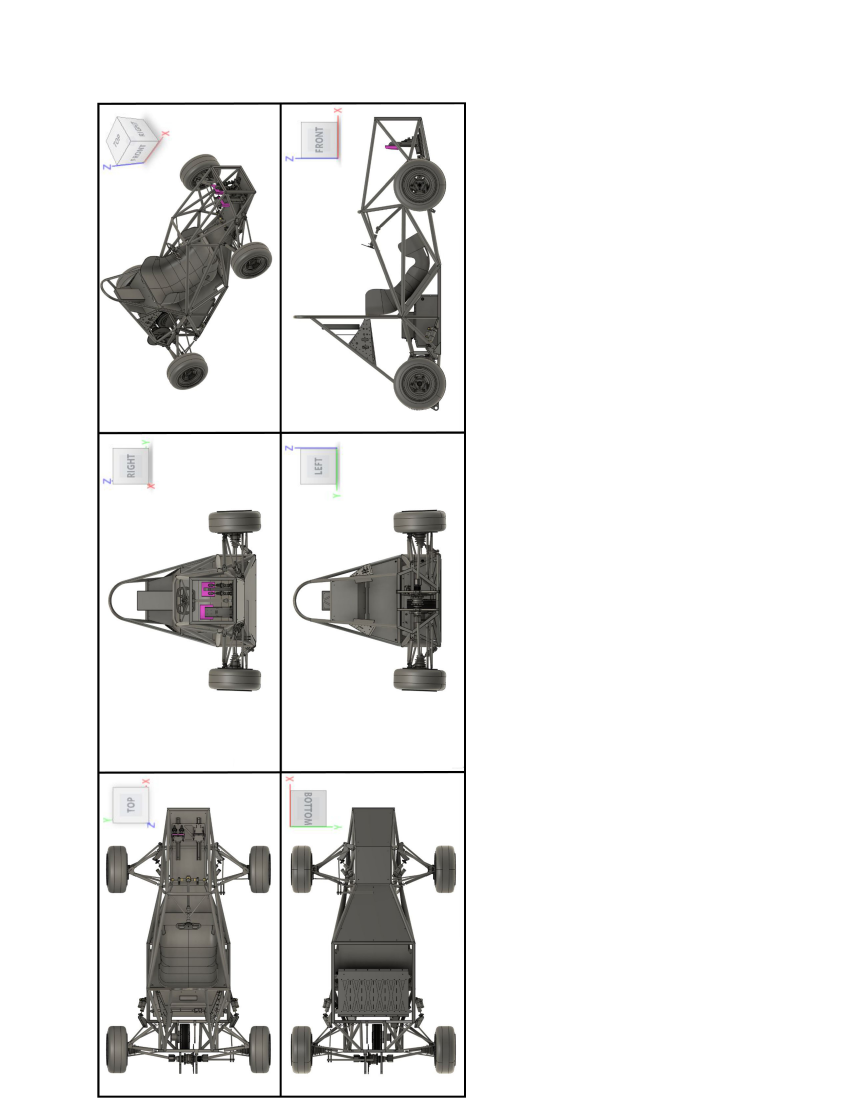
#> input picture scripts/rule_comprehension/definition_questions/def_slide_images/1.jpg, 5100 x 6600 px (shown at 1/6 size); its folder holds only this picture in this run
$ python crop_slide_images.py
#> lines starting #> are read from the running program, lines starting #| are printed output that depends on the picture
from PIL import Image
import os

# This script processes the images so they are finalized for the dataset

def crop_image(image_path, left, top, right, bottom):
    """
    Crop the image from the left, top, right, and bottom.

    Parameters:
    - image_path: Path to the image file.
    - left: Amount to crop from the left.
    - top: Amount to crop from the top.
    - right: Amount to crop from the right.
    - bottom: Amount to crop from the bottom.
    """
#> called with image_path = 'def_slide_images/1.jpg', left = 550, top = 600, right = 2275, bottom = 0

    # Open the image
    with Image.open(image_path) as img:

        # Get the image name
#> img is the input picture: PIL image 5100x6600 RGB; mean R, G, B 234.4, 234.2, 233.7
        image_name = image_path.split('/')[1].split('.')[0]

        # Calculate the new dimensions
        width, height = img.size
#> width = 5100; height = 6600
        new_left = left
        new_top = top
        new_right = width - right
#> new_right = 2825
        new_bottom = height - bottom
#> new_bottom = 6600

        # Perform the crop
        cropped_img = img.crop((new_left, new_top, new_right, new_bottom))
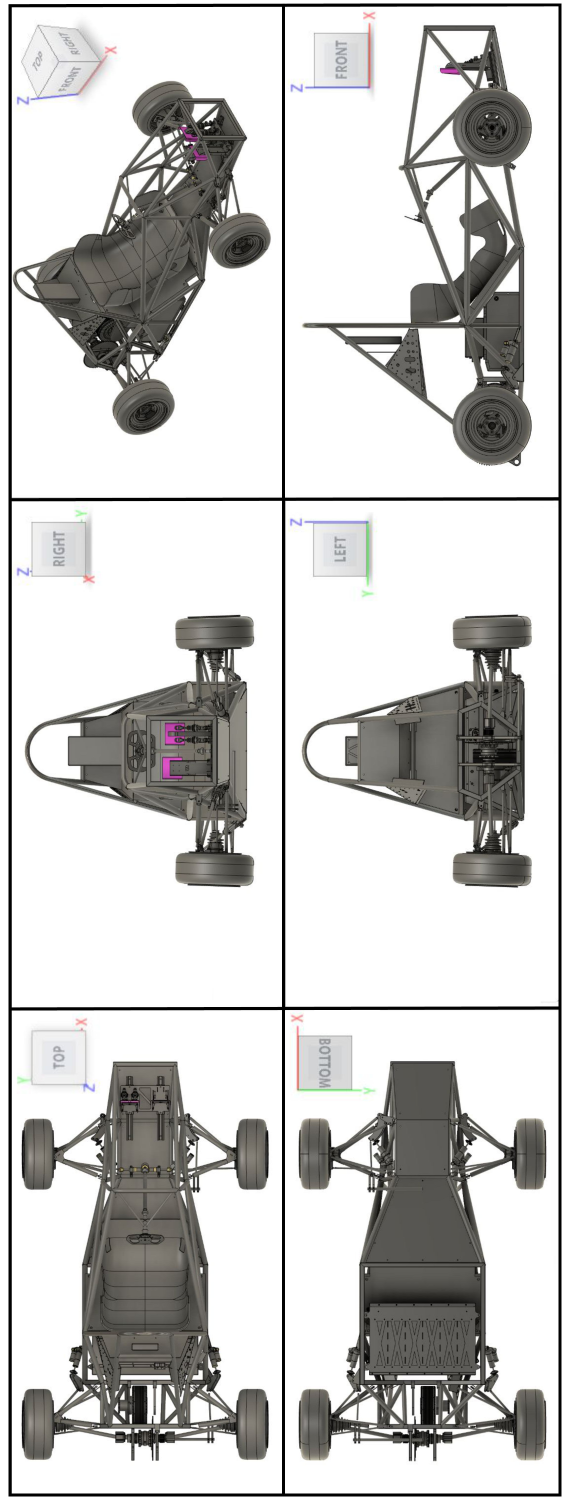
#> cropped_img: PIL image 2275x6000 RGB (shown at 1/4 size); mean R, G, B 204.2, 203.7, 202.4

        # Display the cropped image
        # cropped_img.show()

        # Finally, rotate the image by 90 degrees
        rotated_img = cropped_img.rotate(-90, expand=True)
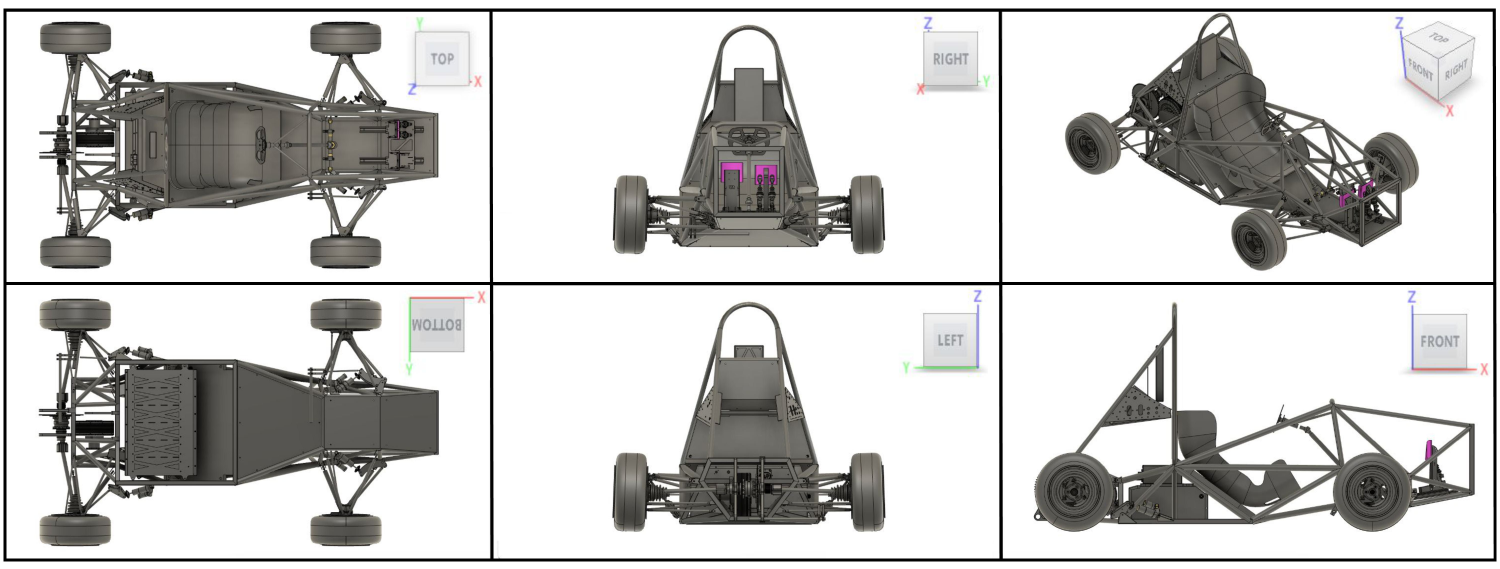
#> rotated_img: PIL image 6000x2275 RGB (shown at 1/4 size); mean R, G, B 204.2, 203.7, 202.4

        # Optionally, save the cropped image
        rotated_img.save('../../../dataset/rule_comprehension/rule_definition_qa/' + image_name + '.jpg')

for im in os.listdir('def_slide_images'):

    # Example usage:
    image_path = 'def_slide_images/' + im
    crop_image(image_path, left=550, top=600, right=2275, bottom=0)
